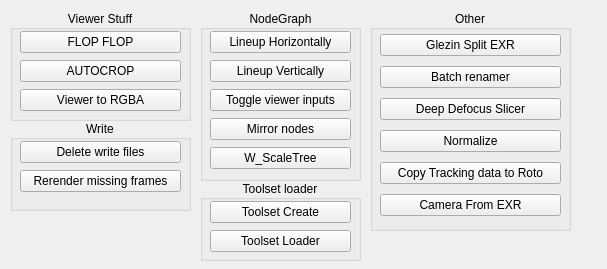
<?xml version="1.0" encoding="UTF-8"?>
<ui version="4.0">
 <class>Form</class>
 <widget class="QWidget" name="Form">
  <property name="geometry">
   <rect>
    <x>0</x>
    <y>0</y>
    <width>607</width>
    <height>269</height>
   </rect>
  </property>
  <property name="windowTitle">
   <string>Form</string>
  </property>
  <widget class="QGroupBox" name="viewerGroup">
   <property name="geometry">
    <rect>
     <x>10</x>
     <y>10</y>
     <width>181</width>
     <height>111</height>
    </rect>
   </property>
   <property name="title">
    <string>Viewer Stuff</string>
   </property>
   <property name="alignment">
    <set>Qt::AlignCenter</set>
   </property>
   <widget class="QWidget" name="layoutWidget">
    <property name="geometry">
     <rect>
      <x>10</x>
      <y>20</y>
      <width>161</width>
      <height>83</height>
     </rect>
    </property>
    <layout class="QVBoxLayout" name="viewerLayout">
     <item>
      <widget class="QPushButton" name="flopflop">
       <property name="toolTip">
        <string>&lt;html&gt;&lt;head/&gt;&lt;body&gt;&lt;p&gt;Зеркалит картинку по горизонтали. &lt;/p&gt;&lt;/body&gt;&lt;/html&gt;</string>
       </property>
       <property name="text">
        <string>FLOP FLOP</string>
       </property>
       <property name="script" stdset="0">
        <string>LH.mirrorViewer()</string>
       </property>
       <property name="name" stdset="0">
        <string>flopflop</string>
       </property>
       <property name="gifname" stdset="0">
        <string>giphy</string>
       </property>
      </widget>
     </item>
     <item>
      <widget class="QPushButton" name="autocrop">
       <property name="toolTip">
        <string>&lt;html&gt;&lt;head/&gt;&lt;body&gt;&lt;p&gt;Создает &lt;span style=&quot; font-weight:600;&quot;&gt;CROP &lt;/span&gt;ноду, которой оставляет только &lt;span style=&quot; text-decoration: underline;&quot;&gt;нужные&lt;/span&gt; пиксели.&lt;/p&gt;&lt;p&gt;Перед выполнением нужно заселектить ноду.&lt;/p&gt;&lt;p&gt;Сканирует по альфе.&lt;/p&gt;&lt;/body&gt;&lt;/html&gt;</string>
       </property>
       <property name="text">
        <string>AUTOCROP</string>
       </property>
       <property name="script" stdset="0">
        <string>frames = nuke.getInput('Set Frame Range', '%s-%s' % (int(nuke.root()['first_frame'].value()), int(nuke.root()['last_frame'].value()))).split('-')
nukescripts.autocrop(first = frames[0], last = frames[1], layer = 'alpha')</string>
       </property>
       <property name="name" stdset="0">
        <string>autocrop</string>
       </property>
       <property name="gifname" stdset="0">
        <string>giphy</string>
       </property>
      </widget>
     </item>
     <item>
      <widget class="QPushButton" name="viewerToRGBA">
       <property name="toolTip">
        <string>&lt;html&gt;&lt;head/&gt;&lt;body&gt;&lt;p&gt;Пересчелкивает вьювер в &lt;span style=&quot; font-weight:600;&quot;&gt;rgba&lt;/span&gt;&lt;/p&gt;&lt;/body&gt;&lt;/html&gt;</string>
       </property>
       <property name="text">
        <string>Viewer to RGBA</string>
       </property>
       <property name="script" stdset="0">
        <string>v = nuke.activeViewer().node().name()
nuke.toNode(v)['channels'].setValue('rgba')</string>
       </property>
       <property name="name" stdset="0">
        <string>viewerToRGBA</string>
       </property>
       <property name="gifname" stdset="0">
        <string>giphy</string>
       </property>
      </widget>
     </item>
    </layout>
   </widget>
  </widget>
  <widget class="QGroupBox" name="nodegraphGroup">
   <property name="geometry">
    <rect>
     <x>200</x>
     <y>10</y>
     <width>161</width>
     <height>171</height>
    </rect>
   </property>
   <property name="title">
    <string>NodeGraph</string>
   </property>
   <property name="alignment">
    <set>Qt::AlignCenter</set>
   </property>
   <widget class="QWidget" name="layoutWidget">
    <property name="geometry">
     <rect>
      <x>10</x>
      <y>20</y>
      <width>141</width>
      <height>141</height>
     </rect>
    </property>
    <layout class="QVBoxLayout" name="nodegraphLayout">
     <item>
      <widget class="QPushButton" name="lineupHorizontally">
       <property name="toolTip">
        <string>&lt;html&gt;&lt;head/&gt;&lt;body&gt;&lt;p&gt;Выставляет выделенные ноды &lt;span style=&quot; font-weight:600;&quot;&gt;горизонтально&lt;/span&gt;.&lt;/p&gt;&lt;/body&gt;&lt;/html&gt;</string>
       </property>
       <property name="text">
        <string>Lineup Horizontally</string>
       </property>
       <property name="script" stdset="0">
        <string>scripts.lineupNodes()</string>
       </property>
       <property name="name" stdset="0">
        <string>lineupHorizontally</string>
       </property>
       <property name="gifname" stdset="0">
        <string>giphy</string>
       </property>
      </widget>
     </item>
     <item>
      <widget class="QPushButton" name="lineupVertically">
       <property name="toolTip">
        <string>&lt;html&gt;&lt;head/&gt;&lt;body&gt;&lt;p&gt;Выставляет выделенные ноды &lt;span style=&quot; font-weight:600;&quot;&gt;вертикально&lt;/span&gt;.&lt;/p&gt;&lt;/body&gt;&lt;/html&gt;</string>
       </property>
       <property name="text">
        <string>Lineup Vertically</string>
       </property>
       <property name="script" stdset="0">
        <string>scripts.linedownNodes()</string>
       </property>
       <property name="name" stdset="0">
        <string>lineupVertically</string>
       </property>
       <property name="gifname" stdset="0">
        <string>giphy</string>
       </property>
      </widget>
     </item>
     <item>
      <widget class="QPushButton" name="toggleViewerInputs">
       <property name="toolTip">
        <string>&lt;html&gt;&lt;head/&gt;&lt;body&gt;&lt;p&gt;Прячет все инпут коннекшены всех нод вьюверов в скрипте.&lt;/p&gt;&lt;/body&gt;&lt;/html&gt;</string>
       </property>
       <property name="text">
        <string>Toggle viewer inputs</string>
       </property>
       <property name="script" stdset="0">
        <string>LH.toggleViewerInput()</string>
       </property>
       <property name="name" stdset="0">
        <string>toggleViewerInputs</string>
       </property>
       <property name="gifname" stdset="0">
        <string>giphy</string>
       </property>
      </widget>
     </item>
     <item>
      <widget class="QPushButton" name="mirrorNodes">
       <property name="toolTip">
        <string>&lt;html&gt;&lt;head/&gt;&lt;body&gt;&lt;p&gt;Зеркалит расположение выделенных нод по горизонтали.&lt;/p&gt;&lt;/body&gt;&lt;/html&gt;</string>
       </property>
       <property name="text">
        <string>Mirror nodes</string>
       </property>
       <property name="script" stdset="0">
        <string>mirrorNodes.mirrorNodes()</string>
       </property>
       <property name="name" stdset="0">
        <string>mirronNodes</string>
       </property>
       <property name="gifname" stdset="0">
        <string>giphy</string>
       </property>
      </widget>
     </item>
     <item>
      <widget class="QPushButton" name="w_scaletree">
       <property name="toolTip">
        <string>&lt;html&gt;&lt;head/&gt;&lt;body&gt;&lt;p&gt;Скейлер расположения выделеных нод.&lt;/p&gt;&lt;/body&gt;&lt;/html&gt;</string>
       </property>
       <property name="text">
        <string>W_ScaleTree</string>
       </property>
       <property name="script" stdset="0">
        <string>W_scaleTree.scaleTreeFloatingPanel()</string>
       </property>
       <property name="name" stdset="0">
        <string>w_scaleTree</string>
       </property>
       <property name="gifname" stdset="0">
        <string>giphy</string>
       </property>
      </widget>
     </item>
    </layout>
   </widget>
  </widget>
  <widget class="QGroupBox" name="writeGroup">
   <property name="geometry">
    <rect>
     <x>10</x>
     <y>120</y>
     <width>181</width>
     <height>91</height>
    </rect>
   </property>
   <property name="title">
    <string>Write</string>
   </property>
   <property name="alignment">
    <set>Qt::AlignCenter</set>
   </property>
   <widget class="QWidget" name="layoutWidget">
    <property name="geometry">
     <rect>
      <x>10</x>
      <y>20</y>
      <width>161</width>
      <height>54</height>
     </rect>
    </property>
    <layout class="QVBoxLayout" name="writeLayout">
     <item>
      <widget class="QPushButton" name="deleteWriteFiles">
       <property name="toolTip">
        <string>&lt;html&gt;&lt;head/&gt;&lt;body&gt;&lt;p&gt;Удаляет файлы из папки, которая указана в пути &lt;span style=&quot; font-weight:600;&quot;&gt;write&lt;/span&gt; ноды.&lt;br/&gt;Перед выполнением нужно выделить &lt;span style=&quot; font-weight:600;&quot;&gt;write&lt;/span&gt; ноду.&lt;/p&gt;&lt;/body&gt;&lt;/html&gt;</string>
       </property>
       <property name="text">
        <string>Delete write files</string>
       </property>
       <property name="script" stdset="0">
        <string>deleteFilesFromWrite.deleteFilesFromWritePath(nuke.selectedNode())</string>
       </property>
       <property name="name" stdset="0">
        <string>deleteWriteFiles</string>
       </property>
       <property name="gifname" stdset="0">
        <string>giphy</string>
       </property>
      </widget>
     </item>
     <item>
      <widget class="QPushButton" name="rerenderMissingFrames">
       <property name="toolTip">
        <string>&lt;html&gt;&lt;head/&gt;&lt;body&gt;&lt;p&gt;Дорендеривает недостающие кадры из секвенции &lt;span style=&quot; font-weight:600;&quot;&gt;write&lt;/span&gt; ноды.&lt;br/&gt;Перед выполнением выделить &lt;span style=&quot; font-weight:600;&quot;&gt;write&lt;/span&gt; ноду.&lt;/p&gt;&lt;/body&gt;&lt;/html&gt;</string>
       </property>
       <property name="text">
        <string>Rerender missing frames</string>
       </property>
       <property name="script" stdset="0">
        <string>rerenderMissingFrames.rerenderMissedFrame()</string>
       </property>
       <property name="name" stdset="0">
        <string>rerenderMissingFrames</string>
       </property>
       <property name="gifname" stdset="0">
        <string>giphy</string>
       </property>
      </widget>
     </item>
    </layout>
   </widget>
  </widget>
  <widget class="QGroupBox" name="otherGroup">
   <property name="geometry">
    <rect>
     <x>370</x>
     <y>10</y>
     <width>201</width>
     <height>221</height>
    </rect>
   </property>
   <property name="title">
    <string>Other</string>
   </property>
   <property name="alignment">
    <set>Qt::AlignCenter</set>
   </property>
   <widget class="QWidget" name="layoutWidget">
    <property name="geometry">
     <rect>
      <x>10</x>
      <y>20</y>
      <width>181</width>
      <height>191</height>
     </rect>
    </property>
    <layout class="QVBoxLayout" name="otherLayout">
     <item>
      <widget class="QPushButton" name="glezin">
       <property name="toolTip">
        <string>&lt;html&gt;&lt;head/&gt;&lt;body&gt;&lt;p&gt;Удобный сплиттер &lt;span style=&quot; font-weight:600;&quot;&gt;EXR&lt;/span&gt;'ов. &lt;br/&gt;Перед запуском выделить &lt;span style=&quot; font-weight:600;&quot;&gt;read &lt;/span&gt;ноду.&lt;/p&gt;&lt;/body&gt;&lt;/html&gt;</string>
       </property>
       <property name="text">
        <string>Glezin Split EXR</string>
       </property>
       <property name="script" stdset="0">
        <string>split_layers.main()</string>
       </property>
       <property name="name" stdset="0">
        <string>glezin</string>
       </property>
       <property name="gifname" stdset="0">
        <string>giphy</string>
       </property>
      </widget>
     </item>
     <item>
      <widget class="QPushButton" name="batchRenamer">
       <property name="toolTip">
        <string>&lt;html&gt;&lt;head/&gt;&lt;body&gt;&lt;p&gt;Переименовывает секвенцию из &lt;span style=&quot; font-weight:600;&quot;&gt;read&lt;/span&gt; ноды.&lt;br/&gt;Перед испольхованием выделить &lt;span style=&quot; font-weight:600;&quot;&gt;read&lt;/span&gt; ноду.&lt;/p&gt;&lt;/body&gt;&lt;/html&gt;</string>
       </property>
       <property name="text">
        <string>Batch renamer</string>
       </property>
       <property name="script" stdset="0">
        <string>batchrenamer.main()</string>
       </property>
       <property name="name" stdset="0">
        <string>batchRenamer</string>
       </property>
       <property name="gifname" stdset="0">
        <string>giphy</string>
       </property>
      </widget>
     </item>
     <item>
      <widget class="QPushButton" name="deepDefocusSlicer">
       <property name="toolTip">
        <string>&lt;html&gt;&lt;head/&gt;&lt;body&gt;&lt;p&gt;Разрезает &lt;span style=&quot; font-weight:600;&quot;&gt;deep exr&lt;/span&gt; по глубине от камеры на разные плейны и добавляет дефокус на каждый план отдельно.&lt;br/&gt;Перед запуском требуется выделать ноду с &lt;span style=&quot; font-weight:600;&quot;&gt;deep&lt;/span&gt; потоком.&lt;/p&gt;&lt;/body&gt;&lt;/html&gt;</string>
       </property>
       <property name="text">
        <string>Deep Defocus Slicer</string>
       </property>
       <property name="script" stdset="0">
        <string>deepDefocusSlicer.deepDefocus()</string>
       </property>
       <property name="name" stdset="0">
        <string>deepDefocusSlicer</string>
       </property>
       <property name="gifname" stdset="0">
        <string>giphy</string>
       </property>
      </widget>
     </item>
     <item>
      <widget class="QPushButton" name="normalize">
       <property name="toolTip">
        <string>&lt;html&gt;&lt;head/&gt;&lt;body&gt;&lt;p&gt;Нормализирует величины.&lt;/p&gt;&lt;/body&gt;&lt;/html&gt;</string>
       </property>
       <property name="text">
        <string>Normalize</string>
       </property>
       <property name="script" stdset="0">
        <string>LH.normalizeDepth()</string>
       </property>
       <property name="name" stdset="0">
        <string>normalize</string>
       </property>
       <property name="gifname" stdset="0">
        <string>giphy</string>
       </property>
      </widget>
     </item>
     <item>
      <widget class="QPushButton" name="copyTrackingDataToRoto">
       <property name="toolTip">
        <string>&lt;html&gt;&lt;head/&gt;&lt;body&gt;&lt;p&gt;Перебрасывает треккинг данные в рут рото(ротопеинт) ноды.&lt;br/&gt;Перед выделением нужны выделить:&lt;br/&gt;1) Tracker&lt;br/&gt;2) Roto&lt;br/&gt;3) Root поле в ноде roto.&lt;/p&gt;&lt;/body&gt;&lt;/html&gt;</string>
       </property>
       <property name="text">
        <string>Copy Tracking data to Roto</string>
       </property>
       <property name="script" stdset="0">
        <string>Points3DToTracker.copyTrackingToRoto(True)</string>
       </property>
       <property name="name" stdset="0">
        <string>copyTrackingToRoto</string>
       </property>
       <property name="gifname" stdset="0">
        <string>giphy</string>
       </property>
      </widget>
     </item>
     <item>
      <widget class="QPushButton" name="cameraFromExr">
       <property name="toolTip">
        <string>&lt;html&gt;&lt;head/&gt;&lt;body&gt;&lt;p&gt;Перебрасывает треккинг данные в рут рото(ротопеинт) ноды.&lt;br/&gt;Перед выделением нужны выделить:&lt;br/&gt;1) Tracker&lt;br/&gt;2) Roto&lt;br/&gt;3) Root поле в ноде roto.&lt;/p&gt;&lt;/body&gt;&lt;/html&gt;</string>
       </property>
       <property name="text">
        <string>Camera From EXR</string>
       </property>
       <property name="script" stdset="0">
        <string>ExportAnimationFromEXR.CamExp()</string>
       </property>
       <property name="name" stdset="0">
        <string>copyTrackingToRoto</string>
       </property>
       <property name="gifname" stdset="0">
        <string>giphy</string>
       </property>
      </widget>
     </item>
    </layout>
   </widget>
  </widget>
  <widget class="QGroupBox" name="toolsetLoaderGroup">
   <property name="geometry">
    <rect>
     <x>200</x>
     <y>180</y>
     <width>161</width>
     <height>81</height>
    </rect>
   </property>
   <property name="title">
    <string>Toolset loader</string>
   </property>
   <property name="alignment">
    <set>Qt::AlignCenter</set>
   </property>
   <widget class="QWidget" name="">
    <property name="geometry">
     <rect>
      <x>10</x>
      <y>20</y>
      <width>141</width>
      <height>54</height>
     </rect>
    </property>
    <layout class="QVBoxLayout" name="verticalLayout">
     <item>
      <widget class="QPushButton" name="toosetLoaderCreate">
       <property name="toolTip">
        <string>&lt;html&gt;&lt;head/&gt;&lt;body&gt;&lt;p&gt;Выставляет выделенные ноды &lt;span style=&quot; font-weight:600;&quot;&gt;горизонтально&lt;/span&gt;.&lt;/p&gt;&lt;/body&gt;&lt;/html&gt;</string>
       </property>
       <property name="text">
        <string>Toolset Create</string>
       </property>
       <property name="script" stdset="0">
        <string>import toolsets_loader reload(toolsets_loader) tlc = toolsets_loader.toolsetCreate() tlc.show()</string>
       </property>
       <property name="name" stdset="0">
        <string>toolsetLoaderCreate</string>
       </property>
       <property name="gifname" stdset="0">
        <string>giphy</string>
       </property>
      </widget>
     </item>
     <item>
      <widget class="QPushButton" name="toosetLoader">
       <property name="toolTip">
        <string>&lt;html&gt;&lt;head/&gt;&lt;body&gt;&lt;p&gt;Выставляет выделенные ноды &lt;span style=&quot; font-weight:600;&quot;&gt;горизонтально&lt;/span&gt;.&lt;/p&gt;&lt;/body&gt;&lt;/html&gt;</string>
       </property>
       <property name="text">
        <string>Toolset Loader</string>
       </property>
       <property name="script" stdset="0">
        <string>scripts.lineupNodes()</string>
       </property>
       <property name="name" stdset="0">
        <string>lineupHorizontally</string>
       </property>
       <property name="gifname" stdset="0">
        <string>giphy</string>
       </property>
      </widget>
     </item>
    </layout>
   </widget>
  </widget>
  <zorder>writeGroup</zorder>
  <zorder>otherGroup</zorder>
  <zorder>viewerGroup</zorder>
  <zorder>nodegraphGroup</zorder>
  <zorder>toolsetLoaderGroup</zorder>
 </widget>
 <resources/>
 <connections/>
</ui>
